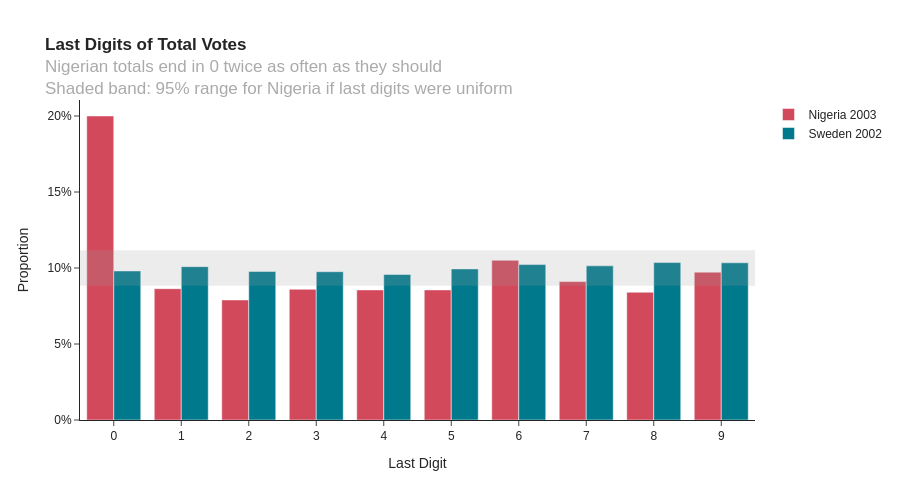

The notebook cell this image was saved under:
### Markdown cell above
The last-digit test separates the two elections cleanly:

- **Nigeria:** all four columns reject uniform last digits. The p-values replicate the published ones: about 0.01 for the PDP (largest party) and below 0.0001 for the other three columns.
- **Sweden:** none of the four columns comes close to rejecting.

The MAD column tells the same story as an effect size: Nigerian columns deviate from 10% several times more than Swedish ones.

### Code cell
last_digit_df = pd.concat([
    (last_digit_counts(columns['Total votes']) / last_digit_counts(columns['Total votes']).sum())
    .rename('proportion').rename_axis('digit').reset_index().assign(Election=country)
    for country, columns in ELECTIONS.items()
])

n_nigeria = last_digit_counts(ELECTIONS['Nigeria 2003']['Total votes']).sum()
margin = 1.96 * np.sqrt(0.1 * 0.9 / n_nigeria)

fig = px.bar(
    last_digit_df,
    x='digit',
    y='proportion',
    color='Election',
    barmode='group',
    color_discrete_map=COUNTRY_COLORS,
    height=500,
    title='<b>Last Digits of Total Votes</b><br>'
          '<span style="color: #aaa">Nigerian totals end in 0 twice as often as they should<br>'
          'Shaded band: 95% range for Nigeria if last digits were uniform</span>',
    labels={'digit': 'Last Digit'},
)
fig.add_hrect(y0=0.1 - margin, y1=0.1 + margin, fillcolor=EXPECTED_COLOR, opacity=0.2, line_width=0)
fig.add_hline(y=0.1, line_dash='dash', line_color=EXPECTED_COLOR)
fig.update_layout(yaxis_title_text='Proportion', yaxis_tickformat=',.0%', legend_title=None)
fig.update_xaxes(dtick=1)
fig.show()

### Figure 1 — Plotly figure (JSON) as saved in the notebook; plotly's stock layout.template omitted (floating-point values rounded to 4 significant figures)
{"data": [{"alignmentgroup": "True", "hovertemplate": "Election=Nigeria 2003<br>Last Digit=%{x}<br>proportion=%{y}<extra></extra>", "legendgroup": "Nigeria 2003", "marker": {"color": "#D1495B", "pattern": {"shape": ""}}, "name": "Nigeria 2003", "offsetgroup": "Nigeria 2003", "orientation": "v", "showlegend": true, "textposition": "auto", "type": "bar", "x": [0, 1, 2, 3, 4, 5, 6, 7, 8, 9], "xaxis": "x", "y": [0.2, 0.08638, 0.07899, 0.08599, 0.0856, 0.0856, 0.1051, 0.09105, 0.08405, 0.09728], "yaxis": "y"}, {"alignmentgroup": "True", "hovertemplate": "Election=Sweden 2002<br>Last Digit=%{x}<br>proportion=%{y}<extra></extra>", "legendgroup": "Sweden 2002", "marker": {"color": "#00798C", "pattern": {"shape": ""}}, "name": "Sweden 2002", "offsetgroup": "Sweden 2002", "orientation": "v", "showlegend": true, "textposition": "auto", "type": "bar", "x": [0, 1, 2, 3, 4, 5, 6, 7, 8, 9], "xaxis": "x", "y": [0.09806, 0.1009, 0.09772, 0.09756, 0.09572, 0.0994, 0.1022, 0.1014, 0.1036, 0.1034], "yaxis": "y"}], "layout": {"barmode": "group", "height": 500, "legend": {"title": {}, "tracegroupgap": 0}, "shapes": [{"fillcolor": "#9E9E9E", "line": {"width": 0}, "opacity": 0.2, "type": "rect", "x0": 0, "x1": 1, "xref": "x domain", "y0": 0.0884, "y1": 0.1116, "yref": "y"}, {"line": {"color": "#9E9E9E", "dash": "dash"}, "type": "line", "x0": 0, "x1": 1, "xref": "x domain", "y0": 0.1, "y1": 0.1, "yref": "y"}], "title": {"text": "<b>Last Digits of Total Votes</b><br><span style=\"color: #aaa\">Nigerian totals end in 0 twice as often as they should<br>Shaded band: 95% range for Nigeria if last digits were uniform</span>"}, "xaxis": {"anchor": "y", "domain": [0.0, 1.0], "dtick": 1, "title": {"text": "Last Digit"}}, "yaxis": {"anchor": "x", "domain": [0.0, 1.0], "tickformat": ",.0%", "title": {"text": "Proportion"}}}}
